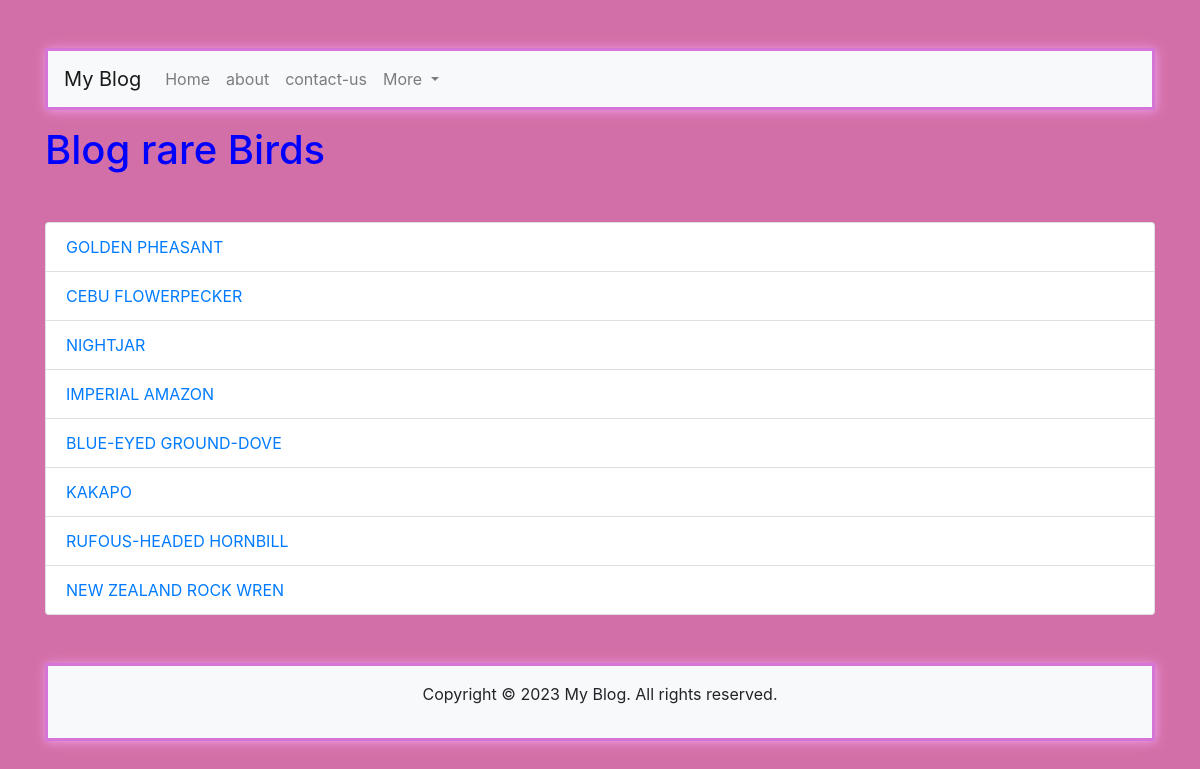
The page / on the database its author committed.
### myPanel/models.py (models this page shows, shortened)
class BlogPost(models.Model):
    title = models.CharField(max_length=200)
    date_modified = models.DateTimeField(auto_now=True)
    content = models.TextField()

### website/views.py (the view)
# urls.py: path("", views.displayAll, name="home"),
def displayAll(request) :
    posts = BlogPost.objects.all()
    return render(request, 'index.html', {'posts': posts})

### template/index.html (shortened to what this page needs)
<!DOCTYPE html>
<html lang="en">
<head>
    <link rel="stylesheet" href="https://stackpath.bootstrapcdn.com/bootstrap/4.5.0/css/bootstrap.min.css">
    {% load static %}
    <link rel="stylesheet" href="{% static 'style.css' %}">
</head>
<body style = background-color:rgb(211,111,168)>
<div class="container my-5">
    {% include 'header.html' %}
    <h1 style="color:blue" class="mb-5 mt-3">Blog rare Birds</h1>
    <ul class="list-group mb-5">
        {% for post in posts %}
        <li class="list-group-item">
            <a href="{% url 'post' post.pk %}">{{ post.title }}</a>
        </li>
        {% endfor %}
    </ul>
    {% include 'footer.html' %}
</div>
</body>
</html>

### rows shown on the page
BlogPost: title "GOLDEN PHEASANT"
BlogPost: title "CEBU FLOWERPECKER"
BlogPost: title "NIGHTJAR"
BlogPost: title "IMPERIAL AMAZON"
BlogPost: title "BLUE-EYED GROUND-DOVE"
BlogPost: title "KAKAPO"
BlogPost: title "RUFOUS-HEADED HORNBILL"
BlogPost: title "NEW ZEALAND ROCK WREN"
